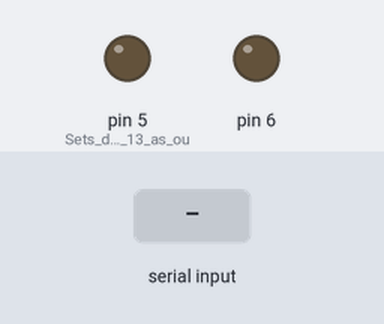
This sketch was run on a simulated Arduino Uno, built with avr-gcc and run on an emulated ATmega328P. Shown: output pins drawn as LEDs (lit = HIGH). Inputs (shaded band) come from the test bench.

Above: at 1.2 s.
1.3 s: "1" received over the second serial link
At 2.5 s:
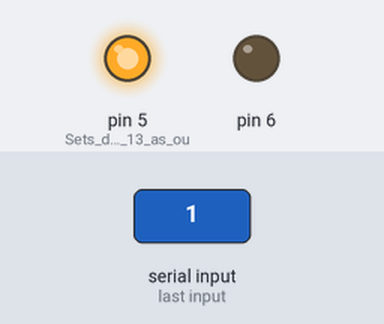
2.8 s: "2" received over the second serial link
At 5.0 s:
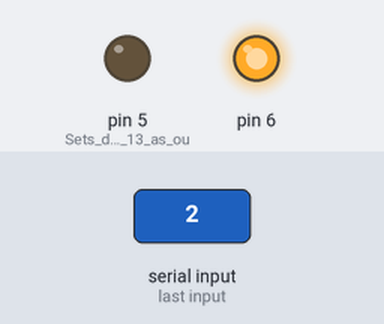
Timing chart, 0 to 8.8 s (numbered marks = the images above; inputs shaded):
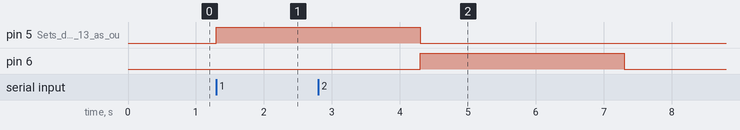

The sketch:

Code.ino
```cpp
#include <SoftwareSerial.h>
SoftwareSerial BT(3,2); //

char data = 0;                //Variable for storing received data
void setup()
{
BT.begin(9600);         //Sets the data rate in bits per second (baud) for serial data transmission
pinMode(5, OUTPUT);        //Sets digital pin 13 as output pin
pinMode(6, OUTPUT);
}
void loop()
{
if(BT.available() > 0)  // Send data only when you receive data:
{
data = BT.read();      //Read the incoming data and store it into variable data
switch(data){
  case '1':
  digitalWrite(5, HIGH);  //If value is 1 then LED turns ON
  delay(3000);
  digitalWrite(5, LOW);
  break;
  case '2':
  digitalWrite(6, HIGH);  //If value is 1 then LED turns ON
  delay(3000);
  digitalWrite(6, LOW);
  break;
  default:
  digitalWrite(5, LOW);
  digitalWrite(6, LOW);
  break;
}
}
}
```

Measured:
- after the input at 1.3 s, pin 5 (Sets_digital_pin_13_as_ou): LOW → HIGH at once
- after the input at 2.8 s, pin 6: LOW → HIGH after 1.5 s, → LOW 3.0 s later
